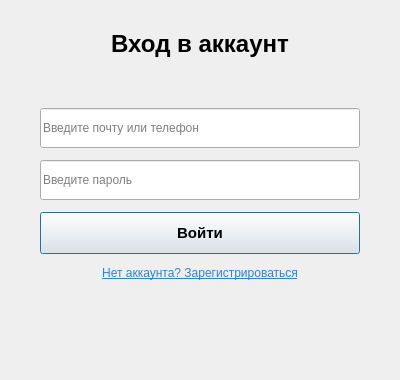
<?xml version="1.0" encoding="UTF-8"?>
<ui version="4.0">
 <class>LoginDialog</class>
 <widget class="QDialog" name="LoginDialog">
  <property name="geometry">
   <rect>
    <x>0</x>
    <y>0</y>
    <width>400</width>
    <height>380</height>
   </rect>
  </property>
  <property name="windowTitle">
   <string>VoiceTranslator — Вход</string>
  </property>
  <layout class="QVBoxLayout" name="mainLayout">
   <property name="spacing">
    <number>12</number>
   </property>
   <property name="leftMargin">
    <number>40</number>
   </property>
   <property name="topMargin">
    <number>30</number>
   </property>
   <property name="rightMargin">
    <number>40</number>
   </property>
   <property name="bottomMargin">
    <number>30</number>
   </property>
   <item>
    <widget class="QLabel" name="titleLabel">
     <property name="font">
      <font>
       <pointsize>18</pointsize>
       <weight>75</weight>
       <bold>true</bold>
      </font>
     </property>
     <property name="text">
      <string>Вход в аккаунт</string>
     </property>
     <property name="alignment">
      <set>Qt::AlignCenter</set>
     </property>
    </widget>
   </item>
   <item>
    <spacer name="spacerTop">
     <property name="orientation">
      <enum>Qt::Vertical</enum>
     </property>
     <property name="sizeHint" stdset="0">
      <size>
       <width>20</width>
       <height>20</height>
      </size>
     </property>
    </spacer>
   </item>
   <item>
    <widget class="QLineEdit" name="loginEdit">
     <property name="minimumSize">
      <size>
       <width>0</width>
       <height>40</height>
      </size>
     </property>
     <property name="placeholderText">
      <string>Введите почту или телефон</string>
     </property>
    </widget>
   </item>
   <item>
    <widget class="QLineEdit" name="passwordEdit">
     <property name="minimumSize">
      <size>
       <width>0</width>
       <height>40</height>
      </size>
     </property>
     <property name="echoMode">
      <enum>QLineEdit::Password</enum>
     </property>
     <property name="placeholderText">
      <string>Введите пароль</string>
     </property>
    </widget>
   </item>
   <item>
    <widget class="QPushButton" name="loginButton">
     <property name="minimumSize">
      <size>
       <width>0</width>
       <height>42</height>
      </size>
     </property>
     <property name="font">
      <font>
       <pointsize>11</pointsize>
       <weight>75</weight>
       <bold>true</bold>
      </font>
     </property>
     <property name="text">
      <string>Войти</string>
     </property>
    </widget>
   </item>
   <item>
    <widget class="QPushButton" name="registerButton">
     <property name="cursor">
      <cursorShape>PointingHandCursor</cursorShape>
     </property>
     <property name="styleSheet">
      <string notr="true">color: #2a82da; text-decoration: underline; border: none; background: transparent;</string>
     </property>
     <property name="text">
      <string>Нет аккаунта? Зарегистрироваться</string>
     </property>
     <property name="flat">
      <bool>true</bool>
     </property>
    </widget>
   </item>
   <item>
    <widget class="QLabel" name="statusLabel">
     <property name="minimumSize">
      <size>
       <width>0</width>
       <height>20</height>
      </size>
     </property>
     <property name="styleSheet">
      <string notr="true">color: red;</string>
     </property>
     <property name="text">
      <string/>
     </property>
     <property name="alignment">
      <set>Qt::AlignCenter</set>
     </property>
     <property name="wordWrap">
      <bool>true</bool>
     </property>
    </widget>
   </item>
   <item>
    <spacer name="spacerBottom">
     <property name="orientation">
      <enum>Qt::Vertical</enum>
     </property>
     <property name="sizeHint" stdset="0">
      <size>
       <width>20</width>
       <height>20</height>
      </size>
     </property>
    </spacer>
   </item>
  </layout>
 </widget>
 <resources/>
 <connections/>
</ui>
